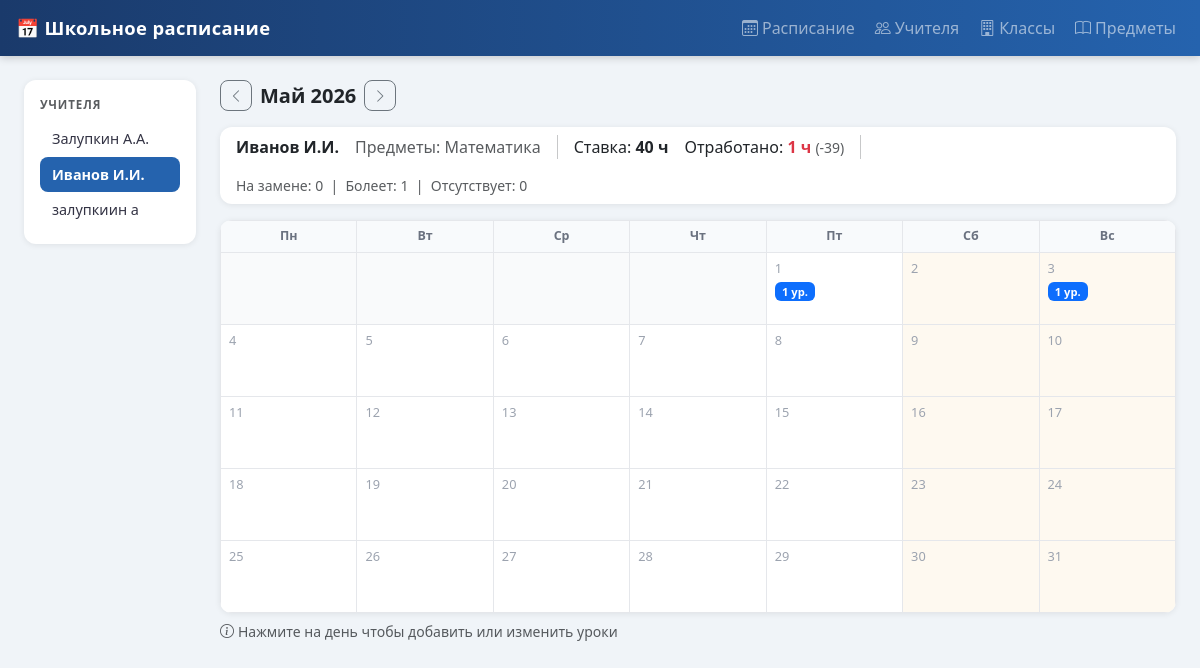
Before: /schedule/1/2026/5 with the older database file.
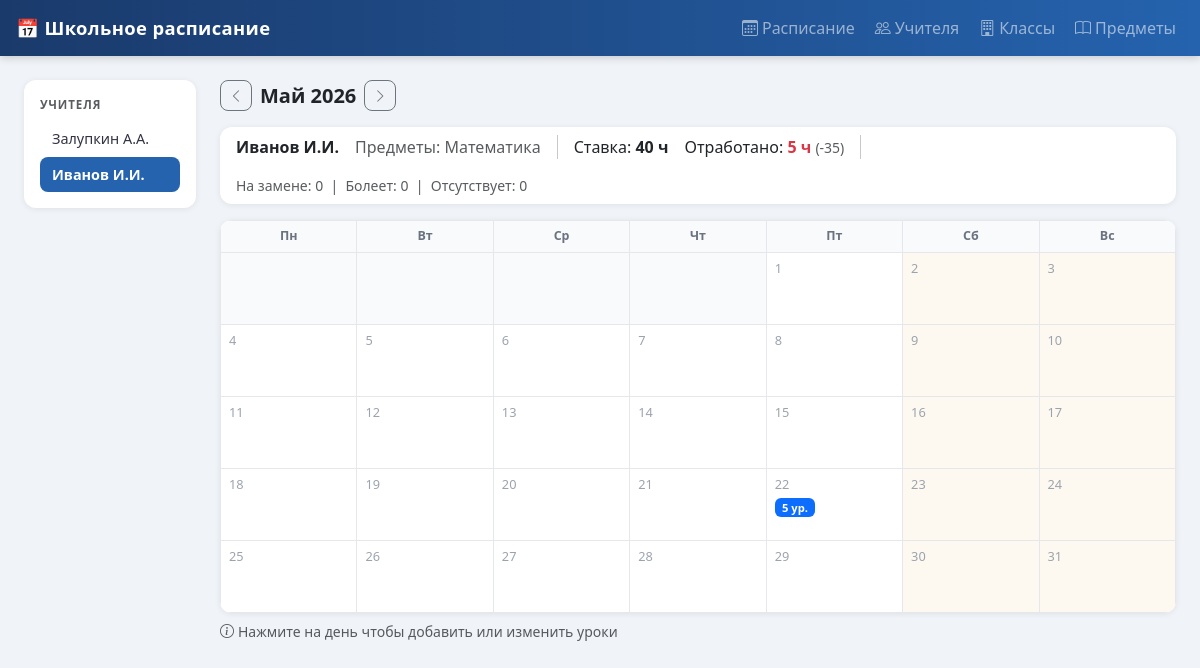
After: the same page with the newer database file.
### tables this page shows
CREATE TABLE teachers (
                id INTEGER PRIMARY KEY AUTOINCREMENT,
                name TEXT NOT NULL,
                specialization TEXT,  -- JSON список предметов
                rate REAL  -- желаемое кол-во часов
            );

### web_app.py (the view)
@app.get("/schedule/{teacher_id}/{year}/{month}", response_class=HTMLResponse)
async def schedule_teacher(request: Request, teacher_id: int, year: int, month: int):
    teacher = Teacher.get_by_id(teacher_id)
    if not teacher:
        return RedirectResponse("/schedule")
    py, pm, ny, nm = prev_next(year, month)
    return templates.TemplateResponse("schedule.html", {
        "request": request,
        "teachers": Teacher.get_all(),
        "selected": teacher,
        "year": year, "month": month,
        "month_name": f"{MONTH_NAMES[month]} {year}",
        "weeks": build_calendar(teacher_id, year, month),
        "weekdays": WEEKDAYS,
        "teacher_info": teacher_month_info(teacher, year, month),
        "prev_year": py, "prev_month": pm,
        "next_year": ny, "next_month": nm,
    })

### templates/schedule.html (shortened to what this page needs)
{% extends "base.html" %}
{% block content %}
<div class="row g-4">
  <div class="col-md-3 col-xl-2">
    <div class="card info-card p-3">
      <div class="text-uppercase text-muted fw-bold mb-2" style="font-size:.72rem;letter-spacing:.08em">Учителя</div>
      {% for t in teachers %}
        <a class="teacher-link {% if selected and selected.id == t.id %}active{% endif %}"
           href="/schedule/{{ t.id }}/{{ year }}/{{ month }}">
          {{ t.name }}
        </a>
      {% else %}
        <p class="text-muted small mt-2">Нет учителей. <a href="/teachers">Добавить</a></p>
      {% endfor %}
    </div>
  </div>
  <div class="col-md-9 col-xl-10">
    {% if not selected %}
    <div class="text-center text-muted mt-5 pt-4">
      <i class="bi bi-person-lines-fill" style="font-size:3.5rem;opacity:.3"></i>
      <p class="mt-3 fs-5">Выберите учителя из списка слева</p>
    </div>
    {% else %}
    <div class="d-flex align-items-center mb-3">
      <a href="/schedule/{{ selected.id }}/{{ prev_year }}/{{ prev_month }}"
         class="btn btn-outline-secondary btn-sm me-2">
        <i class="bi bi-chevron-left"></i>
      </a>
      <h5 class="mb-0 fw-bold me-2">{{ month_name }}</h5>
      <a href="/schedule/{{ selected.id }}/{{ next_year }}/{{ next_month }}"
         class="btn btn-outline-secondary btn-sm">
        <i class="bi bi-chevron-right"></i>
      </a>
    </div>
    {% if teacher_info %}
    <div class="card info-card mb-3">
      <div class="card-body py-2 d-flex flex-wrap gap-3 align-items-center">
        <span class="fw-semibold fs-6">{{ selected.name }}</span>
        <span class="text-muted">Предметы: {{ selected.specialization | join(", ") or "—" }}</span>
        <span>Ставка: <strong>{{ teacher_info.rate }} ч</strong></span>
        <span>Отработано:
          <strong class="
            {% if teacher_info.diff < 0 %}text-danger
            {% elif teacher_info.diff > 0 %}text-success
            {% endif %}">{{ teacher_info.hours }} ч</strong>
          {% if teacher_info.diff != 0 %}
          <small class="text-muted">({{ "+" if teacher_info.diff > 0 else "" }}{{ teacher_info.diff }})</small>
          {% endif %}
        </span>
        <span class="text-muted small">
          На замене: {{ teacher_info.counts["на замене"] }} &nbsp;|&nbsp;
          Болеет: {{ teacher_info.counts["болеет"] }} &nbsp;|&nbsp;
          Отсутствует: {{ teacher_info.counts["отсутствует"] }}
        </span>
      </div>
    </div>
    {% endif %}
    <div class="card info-card overflow-hidden">
      <table class="cal-table">
        <thead>
          <tr>
            {% for d in weekdays %}
            <th>{{ d }}</th>
            {% endfor %}
          </tr>
        </thead>
        <tbody>
          {% for week in weeks %}
          <tr>
            {% for cell in week %}
              {% if cell is none %}
              <td class="empty"></td>
              {% else %}
              <td class="
                {% if cell.is_today %}today
                {% elif cell.is_weekend %}weekend
                {% endif %}">
                <a class="day-link" href="/schedule/{{ selected.id }}/day/{{ cell.date_str }}">
                  <div class="day-num">{{ cell.day }}</div>
                  {% if cell.count %}
                  <span class="badge bg-primary lesson-badge">{{ cell.count }} ур.</span>
                  {% endif %}
                </a>
              </td>
              {% endif %}
            {% endfor %}
          </tr>
          {% endfor %}
        </tbody>
      </table>
    </div>
    <p class="text-muted small mt-2">
      <i class="bi bi-info-circle me-1"></i>Нажмите на день чтобы добавить или изменить уроки
    </p>
    {% endif %}
  </div>
</div>
{% endblock %}

Changed rows visible on the page:
removed teachers: name "залупкиин а"
Other visible differences:
{{ teacher_info.hours }}: "1" → "5"
{{ teacher_info.diff }}: "-39" → "-35"
{{ teacher_info.counts["болеет"] }}: "1" → "0"
list line gone: "1 1 ур. 3 1 ур."
new list line: "1 3"
list line gone: "22"
new list line: "22 5 ур."
